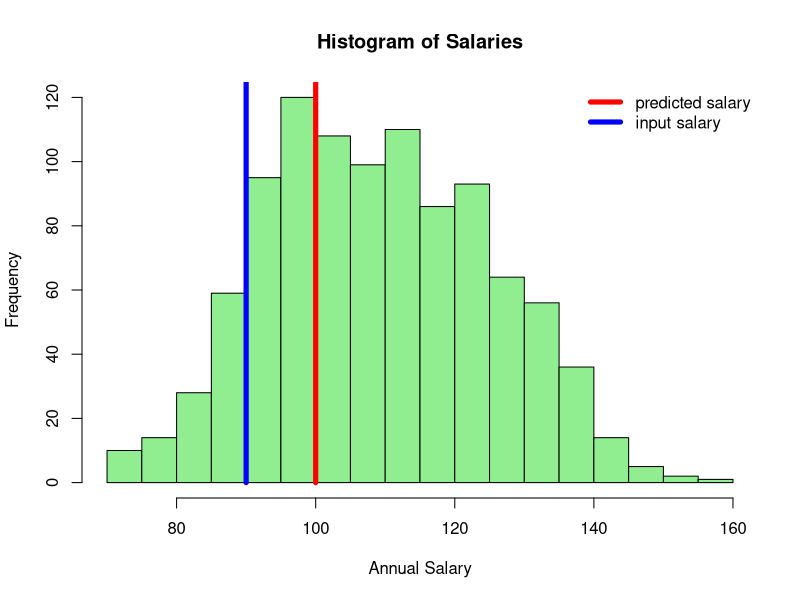

Reproduce this figure in R.
## ---- chunk 1
data<-matrix(c(rep(1,1000),rgamma(n = 1000, shape = 13.5, rate = .32),
                   sample(c(rep(1,89), rep(2,324), rep(3,217), rep(4,228), rep(5,142))),
                   sample(c(rep(1,515), rep(2, 485)))), nrow=1000, ncol=4)
coef<-c(43.08, .5554, 12,4.5)
data<-data%*%coef
## ---- chunk 2
hist(data, xlab = "Annual Salary", main="Histogram of Salaries", col = "lightgreen", breaks = 20)
lines(x=c(100,100), y=c(0,500), col = "red", lwd=5)
lines(x=c(90,90), y=c(0,500), col = "blue", lwd=5)
legend("topright", legend=c("predicted salary", "input salary"), col = c("red", "blue"), lty = 1, bty="n", lwd = 5)
